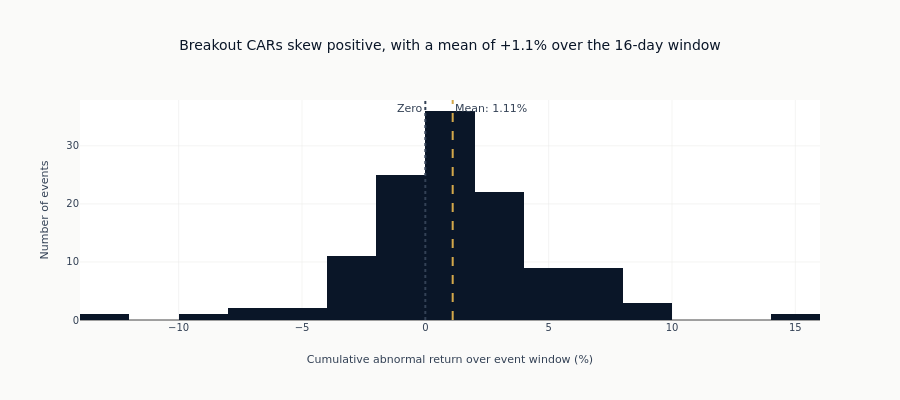

The code cell stored with this chart in its notebook:
### Markdown cell above
## 5. CAR Distribution

Examining the distribution of individual event CARs reveals whether the
aggregate effect is driven by many small effects or few large ones.

### Code cell
if len(result["event_cars"]) > 0:
    cars = result["event_cars"]["car"].to_numpy() * 100

    fig = go.Figure()

    fig.add_trace(
        go.Histogram(
            x=cars,
            nbinsx=25,
            marker_color=COLORS["blue"],
            name="CAR distribution",
        )
    )

    # Zero reference and mean (mean highlighted in amber)
    fig.add_vline(
        x=0,
        line_dash="dot",
        line_color=COLORS["neutral"],
        annotation_text="Zero",
        annotation_position="top left",
    )
    fig.add_vline(
        x=float(np.mean(cars)),
        line_dash="dash",
        line_color=COLORS["amber"],
        annotation_text=f"Mean: {np.mean(cars):.2f}%",
        annotation_position="top right",
    )

    fig.update_layout(
        title="Breakout CARs skew positive, with a mean of +1.1% over the 16-day window",
        xaxis_title="Cumulative abnormal return over event window (%)",
        yaxis_title="Number of events",
        height=400,
    )

    fig.show()

    # Statistical test: Mean CAR = 0
    t_stat, p_value = stats.ttest_1samp(cars, 0)

    print("\nStatistical Test (H0: Mean CAR = 0):")
    print(f"  Mean CAR: {np.mean(cars):.2f}%")
    print(f"  Median CAR: {np.median(cars):.2f}%")
    print(f"  T-statistic: {t_stat:.2f}")
    print(f"  P-value: {p_value:.4f}")
    print(f"  Significant at 5%: {'Yes' if p_value < 0.05 else 'No'}")

### Figure 1 — Plotly figure (JSON) as saved in the notebook; plotly's stock layout.template omitted (floating-point values rounded to 4 significant figures)
{"data": [{"marker": {"color": "#0a1628"}, "name": "CAR distribution", "nbinsx": 25, "type": "histogram", "x": [-0.5361, -0.6812, -0.7415, -2.45, 1.502, 1.068, 1.198, -1.552, 0.529, 0.6128, 2.251, -0.3787, -3.582, -4.081, -3.81, -6.018, -1.176, -4.493, 0.5605, 4.62, 0.07988, -1.185, 2.189, -1.495, 1.346, 0.2489, -3.955, 5.256, -0.527, 2.084, -1.159, 0.137, -1.8, 1.053, 1.443, 0.6676, 0.3609, -3.653, 0.319, -0.03695, 2.523, 3.15, -0.3782, -1.474, 3.851, 9.946, 0.3016, 3.048, 6.461, 0.2229, -0.3841, 0.1315, 2.966, 0.771, -1.564, 0.1129, -3.918, 0.7676, 0.3317, -1.498, 2.615, 2.121, -0.1664, 1.352, 1.193, 7.976, 0.4072, 0.5141, 0.711, 5.115, 1.547, -0.9512, 7.804, -3.13, 6.207, 1.692, 1.203, -2.619, -0.9977, 7.564, 2.34, -3.477, 2.8, 0.6115, 6.664, -6.936, -1.723, 3.289, 2.677, 3.378, 2.887, 6.954, -2.449, 2.769, 0.5708, 8.268, 3.696, 0.3042, 5.807, -0.2316, 2.162, -0.3452, 2.616, 7.478, -3.998, 2.539, 4.702, -12.18, -1.026, 2.062, 0.2187, 4.224, 5.448, 1.442, -8.121, 4.645, 5.391, 14.07, -1.476, 9.066, 0.5911, 7.848]}], "layout": {"annotations": [{"showarrow": false, "text": "Zero", "x": 0, "xanchor": "right", "xref": "x", "y": 1, "yanchor": "top", "yref": "y domain"}, {"showarrow": false, "text": "Mean: 1.11%", "x": 1.109, "xanchor": "left", "xref": "x", "y": 1, "yanchor": "top", "yref": "y domain"}], "height": 400, "shapes": [{"line": {"color": "#334155", "dash": "dot"}, "type": "line", "x0": 0, "x1": 0, "xref": "x", "y0": 0, "y1": 1, "yref": "y domain"}, {"line": {"color": "#D4A84B", "dash": "dash"}, "type": "line", "x0": 1.109, "x1": 1.109, "xref": "x", "y0": 0, "y1": 1, "yref": "y domain"}], "title": {"text": "Breakout CARs skew positive, with a mean of +1.1% over the 16-day window"}, "xaxis": {"title": {"text": "Cumulative abnormal return over event window (%)"}}, "yaxis": {"title": {"text": "Number of events"}}}}
